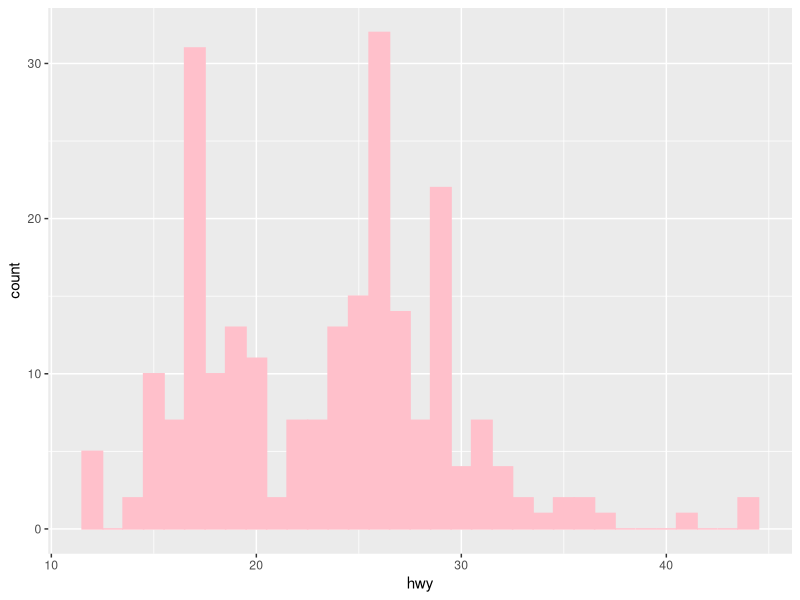
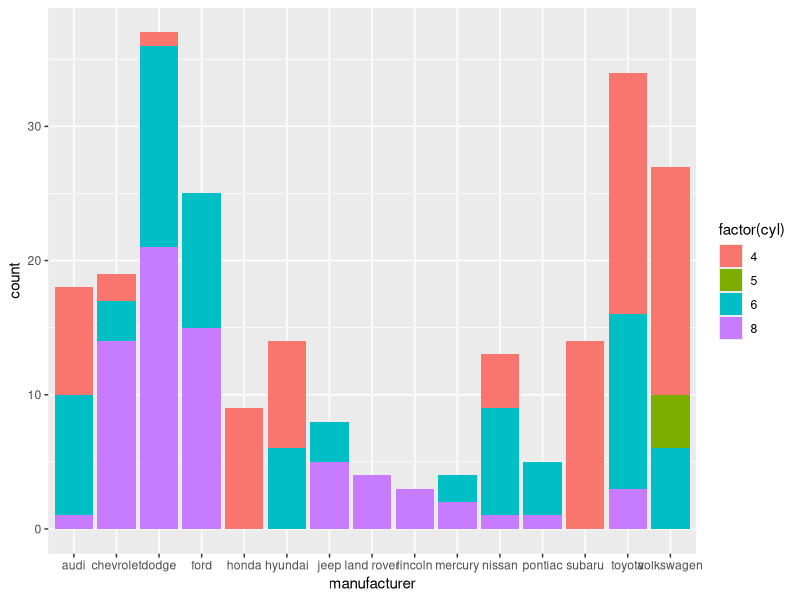
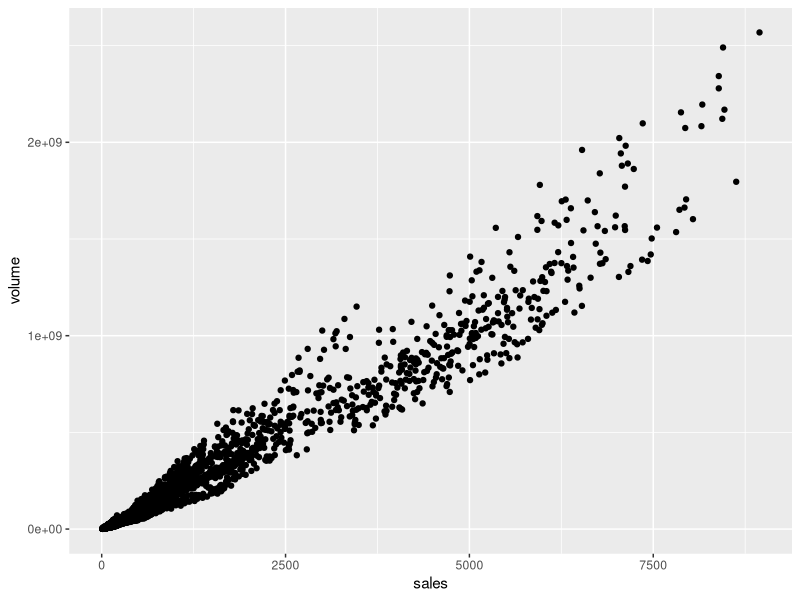
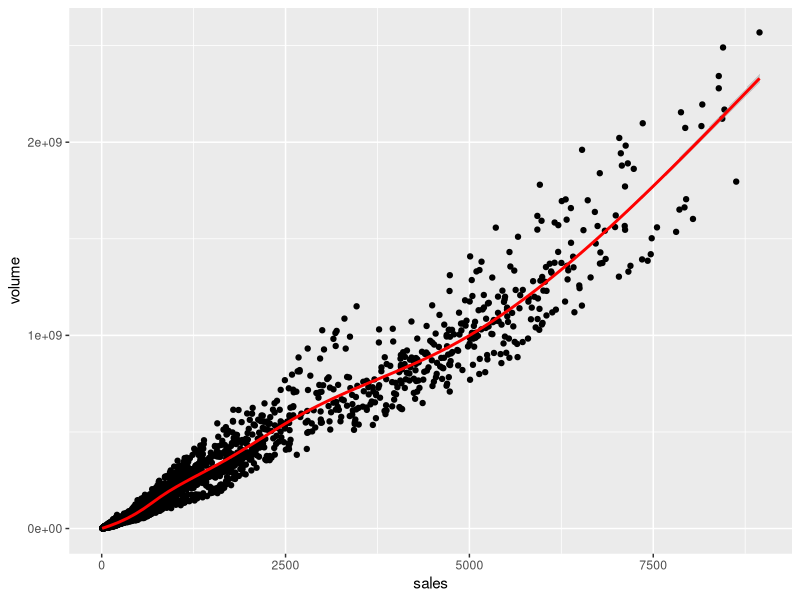

These charts were generated, in order, by the following R code:
library(ggplot2)
library(ggthemes)
head(mpg)
mpg_df <- mpg

#Histogram of hwy mpg values:mpg_hist <- ggplot(df_mpg, aes(x = mpg)) + geom_histogram(color="pink",fill="pink")
hwy_hist <- ggplot(mpg_df, aes(x = hwy)) +
  geom_histogram( binwidth= 1, color = "pink", fill = "pink")

# Now print the histogram
print(hwy_hist)

#Barplot of car counts per manufacturer with color fill defined by cyl count
bar_maker <- ggplot(mpg_df,aes(manufacturer,fill=factor(cyl))) + geom_bar()
print(bar_maker)
#
head(txhousing)
#Create a scatterplot of volume versus sales. Afterwards play around with alpha and color arguments to clarify information.
scatter_volumnSales <- ggplot(data=txhousing,aes(x=sales,y=volume)) + geom_point()
print(scatter_volumnSales)
#Add a smooth fit line to the scatterplot from above. Hint: You may need to look up geom_smooth()
scatter_volumnSales + geom_smooth(color='red')